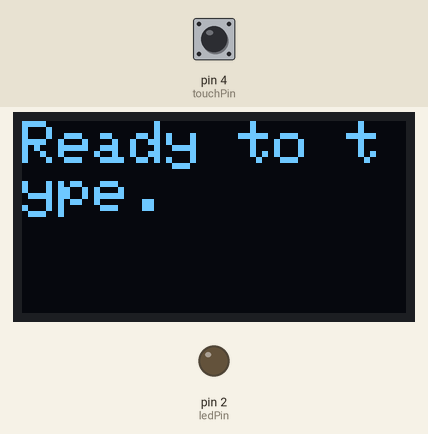
A sketch run on a simulated Arduino Mega 2560, built with avr-gcc and run on an emulated ATmega2560. On the bench: 128×64 one-colour display, output pins drawn as LEDs (lit = HIGH). Inputs (shaded band) come from the test bench; at power-on: pin 4 (touchPin) LOW.

Above: at 3.8 s.
3.9 s: pin 4 (touchPin) pulled HIGH for 0.15 s
At 5.6 s:
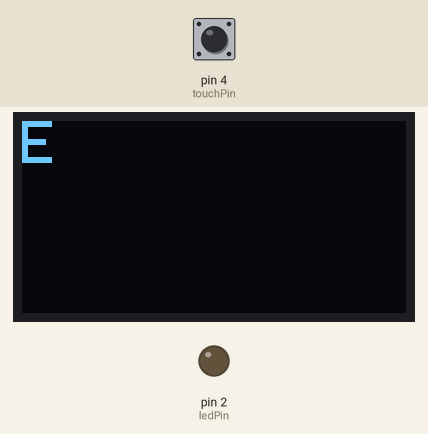
6.0 s: pin 4 (touchPin) pulled HIGH for 1 s
At 8.0 s:
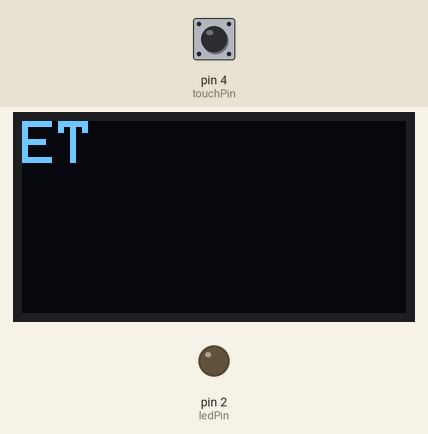
8.9 s: pin 4 (touchPin) pulled HIGH for 0.15 s
At 10.5 s:
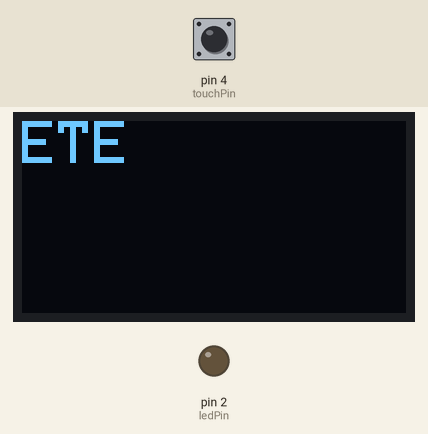
11.0 s: pin 4 (touchPin) pulled HIGH for 3.2 s
At 15.4 s:
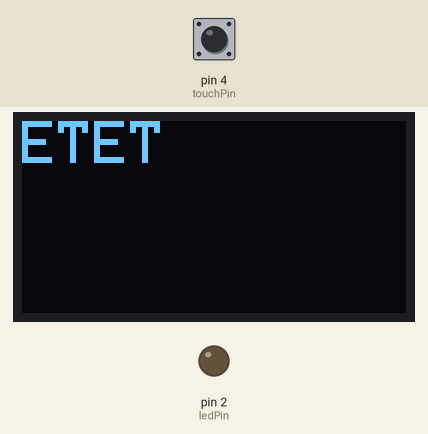
16.2 s: pin 4 (touchPin) pulled HIGH for 1 s
At 18.5 s:
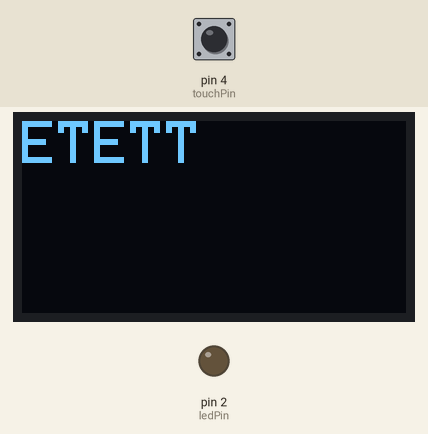
19.2 s: pin 4 (touchPin) pulled HIGH for 0.15 s
At 20.7 s:
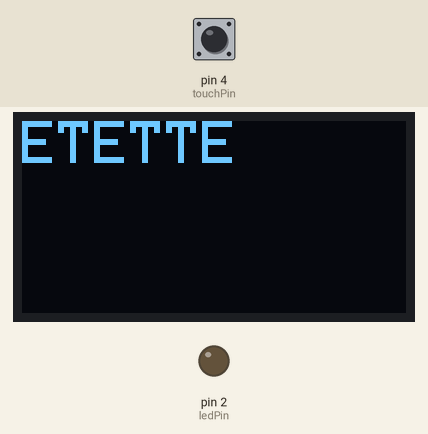
Timing chart, 0 to 22.0 s (numbered marks = the images above; inputs shaded):
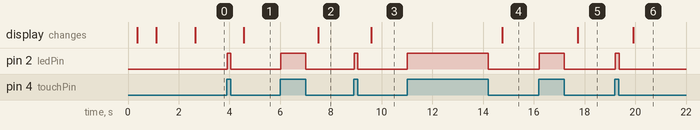

Measured:
- after the input at 3.9 s, pin 2 (ledPin): LOW → HIGH at once, → LOW 0.15 s later; the display: changes after 0.66 s (image 1)
- after the input at 6.0 s, pin 2 (ledPin): LOW → HIGH at once, → LOW 0.99 s later; the display: changes after 1.5 s (image 2)
- after the input at 8.9 s, pin 2 (ledPin): LOW → HIGH at once, → LOW 0.15 s later; the display: changes after 0.69 s (image 3)
- after the input at 11.0 s, pin 2 (ledPin): LOW → HIGH at once, → LOW 3.2 s later; the display: changes after 3.7 s (image 4)
- after the input at 16.2 s, pin 2 (ledPin): LOW → HIGH at once, → LOW 0.99 s later; the display: changes after 1.5 s (image 5)
- after the input at 19.2 s, pin 2 (ledPin): LOW → HIGH at once, → LOW 0.14 s later; the display: changes after 0.72 s (image 6)

The sketch:

main.ino
```cpp
#include <SPI.h>
#include <Adafruit_GFX.h>
#include <Adafruit_SSD1306.h>

// --- OLED Configuration ---
#define SCREEN_WIDTH 128
#define SCREEN_HEIGHT 64
#define OLED_MOSI   23
#define OLED_CLK    18
#define OLED_DC     21
#define OLED_CS     22
#define OLED_RESET  19

Adafruit_SSD1306 display(SCREEN_WIDTH, SCREEN_HEIGHT, OLED_MOSI, OLED_CLK, OLED_DC, OLED_RESET, OLED_CS);

// --- Hardware Pins ---
const int touchPin = 4;
const int ledPin = 2;

// --- Sensing & Calibration Variables ---
unsigned long baselineDrainTime = 0;
const unsigned long TOUCH_OFFSET = 5; // Microsecond margin above baseline to register a touch
unsigned long touchThreshold = 0;

// --- Adaptive Timing Variables ---
const int DEBOUNCE = 30;
float dotDuration = 100.0;     // Initial baseline dot duration in ms
int dotDashLimit = 250;        // Dynamically updated limit between dot and dash
int letterSpaceLimit = 400;    // Dynamically updated limit to signify end of character

// --- State Tracking ---
bool wasTouched = false;
unsigned long touchStartTime = 0;
unsigned long lastReleaseTime = 0;
bool spacePrinted = true;

// --- Data Storage ---
String currentMorseChar = "";
String decodedMessage = "";

const char* morseLetters[] = {
    ".-", "-...", "-.-.", "-..", ".", "..-.", "--.", "....", "..", ".---",
    "-.-", ".-..", "--", "-.", "---", ".--.", "--.-", ".-.", "...", "-",
    "..-", "...-", ".--", "-..-", "-.--", "--.."
};
const char alphabet[] = "ABCDEFGHIJKLMNOPQRSTUVWXYZ";

// --- Function Prototypes ---
void initDisplay();
void calibrateTouchSensor();
unsigned long getDrainTime();
void handleTouchEdge(bool isTouched);
void updateAdaptiveTiming(unsigned long duration);
void checkLetterTimeout(bool isTouched);
void translateAndDisplay();
void updateOLEDDisplay();

void setup() {
    Serial.begin(115200);
    pinMode(ledPin, OUTPUT);
    digitalWrite(ledPin, LOW);

    initDisplay();
    calibrateTouchSensor();

    display.clearDisplay();
    display.setCursor(0, 0);
    display.println("Ready to type.");
    display.display();
}

void loop() {
    unsigned long drainTime = getDrainTime();
    bool isTouched = (drainTime > touchThreshold);

    handleTouchEdge(isTouched);
    checkLetterTimeout(isTouched);

    wasTouched = isTouched;
    delay(10);
}

void initDisplay() {
    if(!display.begin(SSD1306_SWITCHCAPVCC)) {
    Serial.println(F("SSD1306 allocation failed"));
    for(;;);
    }
    display.clearDisplay();
    display.setTextSize(2);
    display.setTextColor(SSD1306_WHITE);
    display.setCursor(0, 0);
    display.println("Booting...");
    display.display();
}

void calibrateTouchSensor() {
    display.clearDisplay();
    display.setCursor(0, 0);
    display.println("Calibrating");
    display.println("Do not touch!");
    display.display();

    unsigned long totalDrain = 0;
    const int numSamples = 50;

    for (int i = 0; i < numSamples; i++) {
    totalDrain += getDrainTime();
    delay(20); // allow capacitor to settle between samples
    }

    baselineDrainTime = totalDrain / numSamples;
    touchThreshold = baselineDrainTime + TOUCH_OFFSET;

    display.clearDisplay();
    display.setCursor(0,0);
    display.print("Base: ");
    display.println(baselineDrainTime);
    display.print("Thresh: ");
    display.println(touchThreshold);
    display.display();
    delay(1500);
}

unsigned long getDrainTime() {
    pinMode(touchPin, OUTPUT);
    digitalWrite(touchPin, HIGH);
    delayMicroseconds(10);

    unsigned long startTime = micros();
    pinMode(touchPin, INPUT);

    while (digitalRead(touchPin) == HIGH) {
    if (micros() - startTime > 10000) break; // 10ms safety timeout
    }
    return micros() - startTime;
}

void handleTouchEdge(bool isTouched) {
    // Edge Detection: Touch Started (Rising Edge)
    if (isTouched && !wasTouched) {
        touchStartTime = millis();
        digitalWrite(ledPin, HIGH);
        spacePrinted = false;
    }
    // Edge Detection: Touch Ended (Falling Edge)
    else if (!isTouched && wasTouched) {
        digitalWrite(ledPin, LOW);

        unsigned long touchDuration = millis() - touchStartTime;
        lastReleaseTime = millis();

        if (touchDuration > DEBOUNCE) {
            if (touchDuration < dotDashLimit) {
                currentMorseChar += ".";
            updateAdaptiveTiming(touchDuration);
            } else {
                currentMorseChar += "-";
            }
        }
    }
}

void updateAdaptiveTiming(unsigned long duration) {
    // Exponential Moving Average (EMA) to map to user's tapping cadence
    // Only adapts on dots, as dashes vary more widely in human timing
    dotDuration = (dotDuration * 0.7) + (duration * 0.3);
    dotDashLimit = dotDuration * 2.5;     // Threshold midway to 3x standard dash
    letterSpaceLimit = dotDuration * 4.0; // Margin added for space threshold
}

void checkLetterTimeout(bool isTouched) {
    if (!isTouched && !spacePrinted) {
    if (millis() - lastReleaseTime > letterSpaceLimit) {
        if (currentMorseChar.length() > 0) {
            translateAndDisplay();
        }
            spacePrinted = true;
        }
    }
}

void translateAndDisplay() {
    char translatedLetter = '?';
    for (int i = 0; i < 26; i++) {
        if (currentMorseChar == morseLetters[i]) {
            translatedLetter = alphabet[i];
            break;
        }
    }

    if (translatedLetter != '?') {
        decodedMessage += translatedLetter;
        updateOLEDDisplay();
    }

    currentMorseChar = "";
}

void updateOLEDDisplay() {
    display.clearDisplay();
    display.setCursor(0, 0);

    if (decodedMessage.length() > 40) {
        decodedMessage = ""; // Clear buffer to prevent off-screen rendering
    }

    display.print(decodedMessage);
    display.display();
}
```
